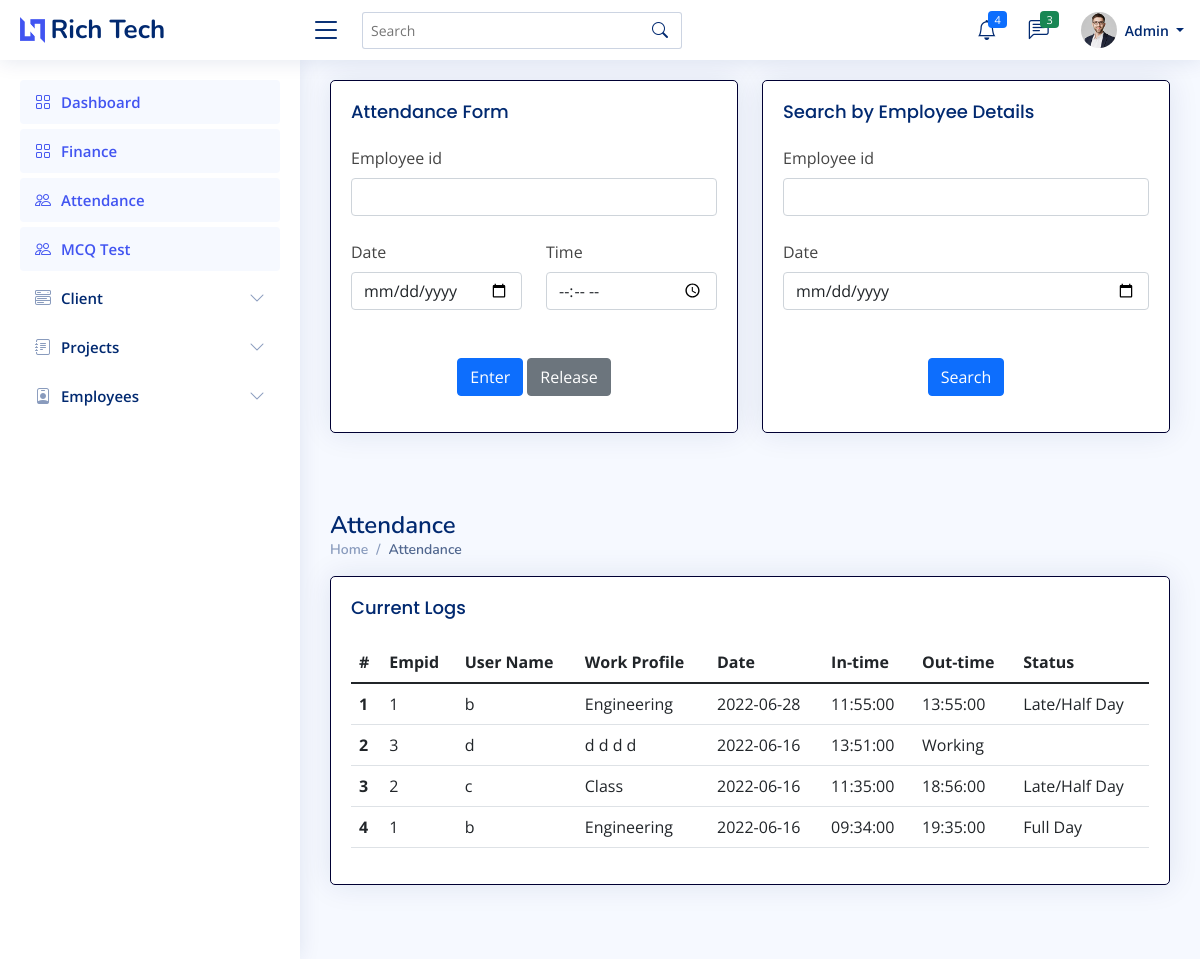
The page /admin/attendance.php (signed in) on the database as committed earlier.
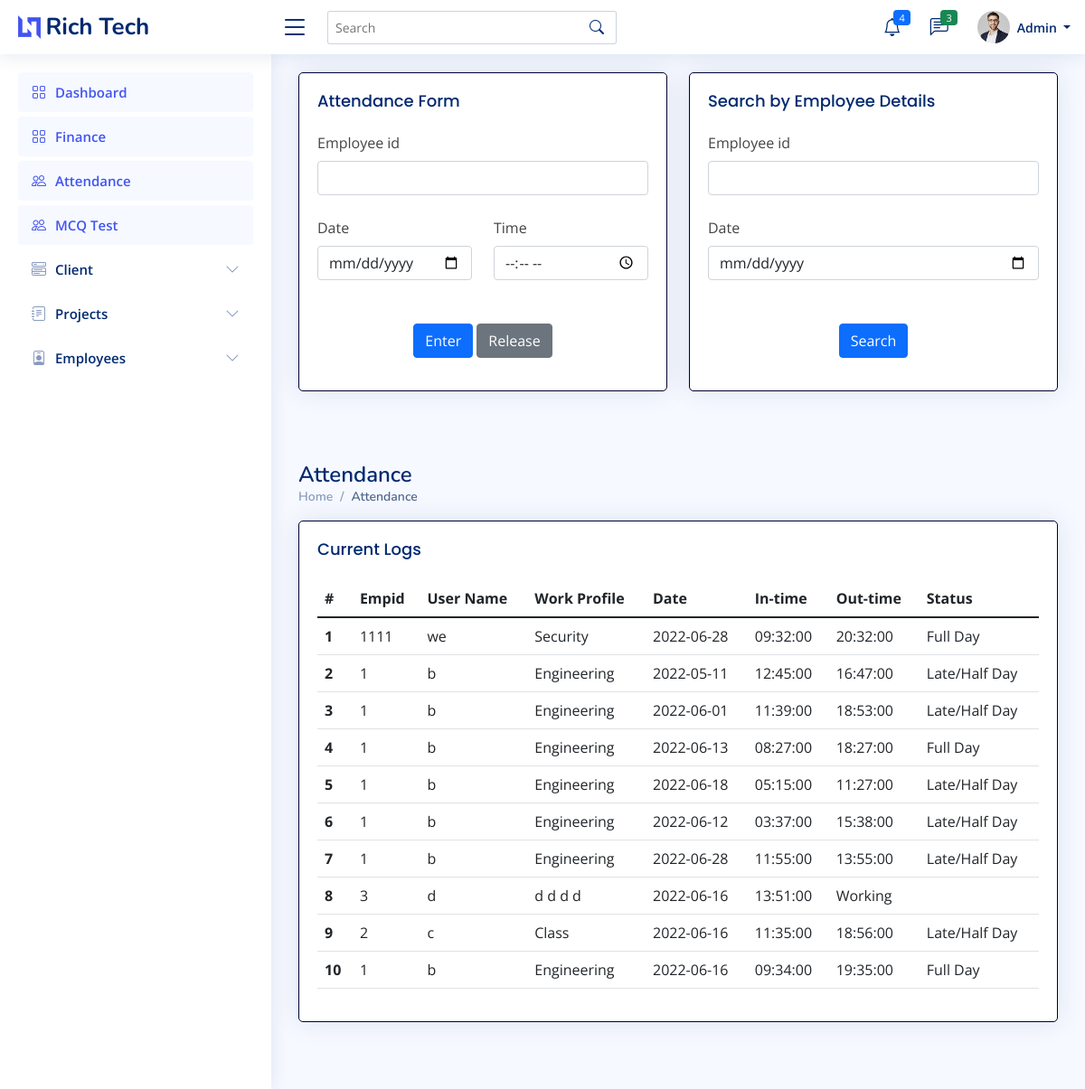
The same page on the database as committed later.
### tables this page shows
CREATE TABLE `attendancet` (
  `Id` int(7) NOT NULL,
  `uname` varchar(255) NOT NULL,
  `empid` varchar(255) NOT NULL,
  `ddate` date NOT NULL,
  `intime` time NOT NULL,
  `outtime` time DEFAULT NULL,
  `fullday` text DEFAULT NULL
);

CREATE TABLE `empt` (
  `Id` int(7) NOT NULL,
  `uname` varchar(255) NOT NULL,
  `empid` varchar(255) NOT NULL,
  `ename` varchar(255) NOT NULL,
  `email` varchar(255) NOT NULL,
  `mobile` varchar(14) NOT NULL,
  `dob` datetime NOT NULL,
  `eaddress` varchar(255) NOT NULL,
  `pphoto` longblob NOT NULL,
  `cv` longblob NOT NULL,
  `bio` longtext NOT NULL,
  `github` varchar(255) NOT NULL,
  `twitter` varchar(255) NOT NULL,
  `insta` varchar(255) NOT NULL,
  `linkedin` varchar(255) NOT NULL,
  `wstatus` varchar(20) NOT NULL
);

### admin/attendance.php (the view, shortened to what the rows shown need)
<?php
    if ($_SESSION['erole']=="admin"){
    ?>
<!DOCTYPE html>
<html lang="en">
    <head>
        <link href="../assets/vendor/bootstrap/css/bootstrap.min.css" rel="stylesheet">
        <link href="../assets/vendor/bootstrap-icons/bootstrap-icons.css" rel="stylesheet">
        <link href="../assets/vendor/boxicons/css/boxicons.min.css" rel="stylesheet">
        <link href="../assets/vendor/quill/quill.snow.css" rel="stylesheet">
        <link href="../assets/vendor/quill/quill.bubble.css" rel="stylesheet">
        <link href="../assets/vendor/remixicon/remixicon.css" rel="stylesheet">
        <link href="../assets/vendor/simple-datatables/style.css" rel="stylesheet">
        <link href="../assets/css/style.css" rel="stylesheet">
    </head>
    <body>
        <main id="main" class="main">
            <br>
            <br>
            <div class="pagetitle">
                <h1>Attendance</h1>
            </div>
            <section class="section dashboard">
                <div class="row">
                    <div class="col-md-12">
                        <div class="card">
                            <div class="card-body">
                                <?php
                                    include '../imports/config.php';
                                    $conn=mysqli_connect($server_name,$username,$password,$database_name);
                                    if(isset($_POST['searchattendance']) ){
                                        $empid=$_POST['empid'];
                                        $date=$_POST['date'];
                                        if ($date !="") {
                                            $sql="SELECT * FROM attendancet WHERE empid='$empid' AND ddate='$date' ORDER BY Id DESC";
                                            $records=mysqli_query($conn,$sql);
                                        }else{
                                            $sql="SELECT * FROM attendancet WHERE empid='$empid' ORDER BY Id DESC";
                                            $records=mysqli_query($conn,$sql);
                                        }
                                        if(mysqli_num_rows($records)>0){
                                            $n=1;
                                            echo '<div class="table-responsive">';
                                            echo '<table class="table datatable">';
                                                echo '<thead class="thead-dark">';
                                                    echo '<tr>';
                                                    echo '<th scope="col">#</th>';
                                                    echo '<th scope="col">Empid</th>';
                                                    echo '<th scope="col">User Name</th>';
                                                    echo '<th scope="col">Work-Profile</th>';
                                                    echo '<th scope="col">Date</th>';
                                                    echo '<th scope="col">In-time</th>';
                                                    echo '<th scope="col">Out-time</th>';
                                                    echo '<th scope="col">Status</th>';
                                                    echo '</tr>';
                                                echo '</thead>';
                                                echo '<tbody>';
                                                while($data = mysqli_fetch_array($records)){
                                                    $empid=$data['empid'];
                                                    $ename=$data['uname'];
                                                    $ddate=$data['ddate'];
                                                    $mysql = "SELECT bio from empt where empid='$empid'";
                                                    $result2 = mysqli_query($conn, $mysql);
                                                    $row2 = mysqli_fetch_assoc($result2);
                                                    $bio = $row2['bio'];
                                                    $intime=$data['intime'];
                                                    $outtime=$data['outtime'];
                                                    if ($outtime=="") {
                                                        $outtime="Working";
                                                    }
                                                    $status=$data['fullday'];
                                                    if ($status=="True") {
                                                        $status="Full Day";
                                                    }
                                                    elseif ($status=="False" && $outtime=="Working") {
                                                        $status="";
                                                    }
                                                    else{
                                                        $status="Late/Half Day";
                                                    }
                                                    echo '<tr>
                                                            <th scope="row">'.$n.'</th>
                                                            <td>'.$empid.'</td>
                                                            <td>'.$ename.'</td>
                                                            <td>'.$bio.'</td>
                                                            <td>'.$ddate.'</td>
                                                            <td>'.$intime.'</td>
                                                            <td>'.$outtime.'</td>
                                                            <td>'.$status.'</td>
                                                            </tr>';
                                                    $n+=1;
                                                }
                                                echo '</tbody>
                                        </table>';
                                        echo '</div>';
                                        }
                                        else{
                                            echo "No data found";
                                        }
                                    }else{
                                        $sql_query = "SELECT * from attendancet ORDER BY Id DESC";
                                        $records = mysqli_query($conn, $sql_query);
                                        $n=1;
                                        echo '<div class="table-responsive">';
                                        echo '<table class="table datatable">';
                                            echo '<thead class="thead-dark">';
                                                echo '<tr>';
                                                echo '<th scope="col">#</th>';
                                                echo '<th scope="col">Empid</th>';
                                                echo '<th scope="col">User Name</th>';
                                                echo '<th scope="col">Work Profile</th>';
                                                echo '<th scope="col">Date</th>';
                                                echo '<th scope="col">In-time</th>';
                                                echo '<th scope="col">Out-time</th>';
                                                echo '<th scope="col">Status</th>';
                                                echo '</tr>';
                                            echo '</thead>';
                                            echo '<tbody>';
                                            while($data = mysqli_fetch_array($records)){
                                                $empid=$data['empid'];
                                                $ename=$data['uname'];
                                                $ddate=$data['ddate'];
                                                $mysql = "SELECT bio from empt where empid='$empid'";
                                                $result2 = mysqli_query($conn, $mysql);
                                                $row2 = mysqli_fetch_assoc($result2);
                                                $bio = $row2['bio'];
                                                $intime=$data['intime'];
                                                $outtime=$data['outtime'];
                                                if ($outtime=="") {
                                                    $outtime="Working";
                                                }
                                                $status=$data['fullday'];
                                                if ($status=="True") {
                                                    $status="Full Day";
                                                }
                                                elseif ($status=="False" && $outtime=="Working") {
                                                    $status="";
                                                }
                                                else{
                                                    $status="Late/Half Day";
                                                }
                                                echo '<tr>
                                                        <th scope="row">'.$n.'</th>
                                                        <td>'.$empid.'</td>
                                                        <td>'.$ename.'</td>
                                                        <td>'.$bio.'</td>
                                                        <td>'.$ddate.'</td>
                                                        <td>'.$intime.'</td>
                                                        <td>'.$outtime.'</td>
                                                        <td>'.$status.'</td>
                                                        </tr>';
                                                $n+=1;
                                            }
                                            echo '</tbody>
                                            </table>';
                                            echo '</div>';
                                        }
                                    ?>
                            </div>
                        </div>
                    </div>
                </div>
            </section>
        </main>
    </body>
</html>
<?php
    }
    else{
    ob_start();
    header('Location: '.'../index.php');
    ob_end_flush();
    die();
    }
    ?>

Rows that differ between the two databases and show on the page:
added attendancet: empid "1111", uname "we", empt.bio "Security", ddate "2022-06-28", intime "09:32:00", outtime "20:32:00", fullday "Full Day"
added attendancet: empid "1", uname "b", empt.bio "Engineering", ddate "2022-05-11", intime "12:45:00", outtime "16:47:00", status "Late/Half Day"
added attendancet: empid "1", uname "b", empt.bio "Engineering", ddate "2022-06-01", intime "11:39:00", outtime "18:53:00", status "Late/Half Day"
added attendancet: empid "1", uname "b", empt.bio "Engineering", ddate "2022-06-13", intime "08:27:00", outtime "18:27:00", fullday "Full Day"
added attendancet: empid "1", uname "b", empt.bio "Engineering", ddate "2022-06-18", intime "05:15:00", outtime "11:27:00", status "Late/Half Day"
added attendancet: empid "1", uname "b", empt.bio "Engineering", ddate "2022-06-12", intime "03:37:00", outtime "15:38:00", status "Late/Half Day"
